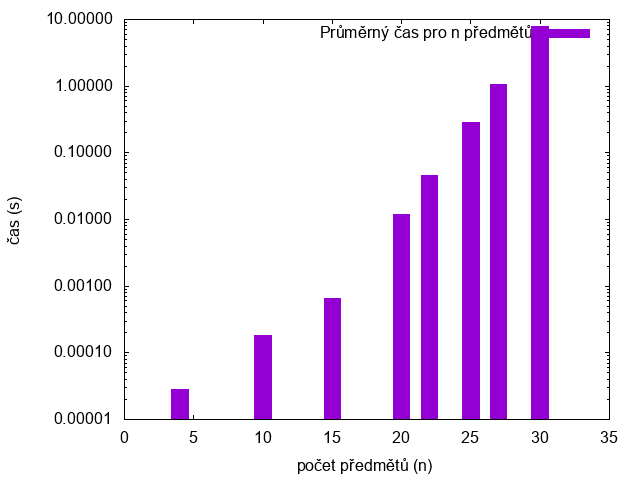

The gnuplot source for this figure:
set terminal png
set xlabel "počet předmětů (n)"
set ylabel "čas (s)"
set style fill solid 1.00 border
set xrange [0:35]
set logscale y
set boxwidth 1.2
plot "bb-duration.txt" using 1:2 with boxes title "Průměrný čas pro n předmětů"
